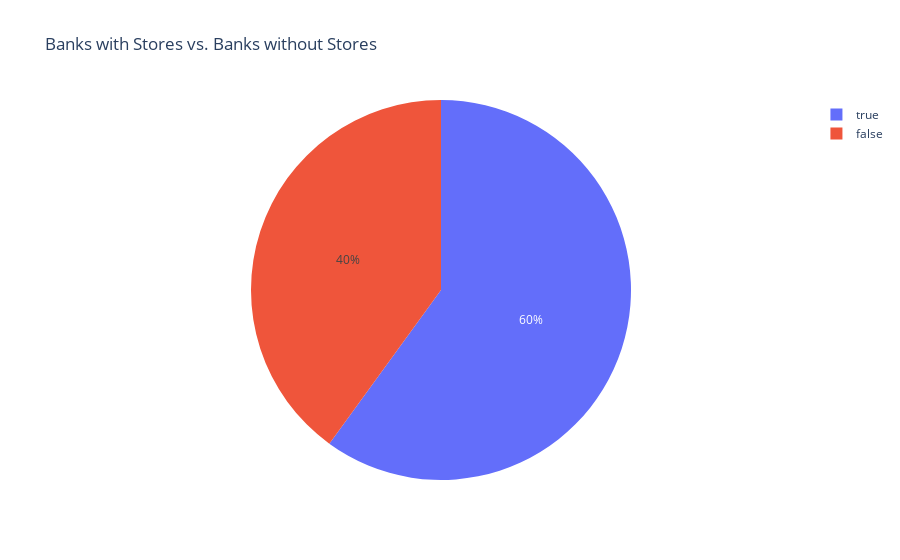

Here is the notebook cell this chart was saved with:
### Code cell
bank_comps['has_stores'] = bank_comps['number of branches'] > 0

# plot a pie chart of the number of banks with stores and without stores

fig = px.pie(bank_comps, names='has_stores', title='Banks with Stores vs. Banks without Stores', color='has_stores')
fig.show()

### Figure 1 — Plotly figure (JSON) as saved in the notebook; plotly's stock layout.template omitted (floating-point values rounded to 4 significant figures)
{"data": [{"customdata": [[true], [true], [true], [true], [true], [true], [false], [true], [true], [true], [false], [false], [false], [false], [false]], "domain": {"x": [0, 1], "y": [0, 1]}, "hovertemplate": "has_stores=%{customdata[0]}<extra></extra>", "labels": [true, true, true, true, true, true, false, true, true, true, false, false, false, false, false], "legendgroup": "", "marker": {"colors": ["#636efa", "#636efa", "#636efa", "#636efa", "#636efa", "#636efa", "#EF553B", "#636efa", "#636efa", "#636efa", "#EF553B", "#EF553B", "#EF553B", "#EF553B", "#EF553B"]}, "name": "", "showlegend": true, "type": "pie"}], "layout": {"legend": {"tracegroupgap": 0}, "title": {"text": "Banks with Stores vs. Banks without Stores"}}}
